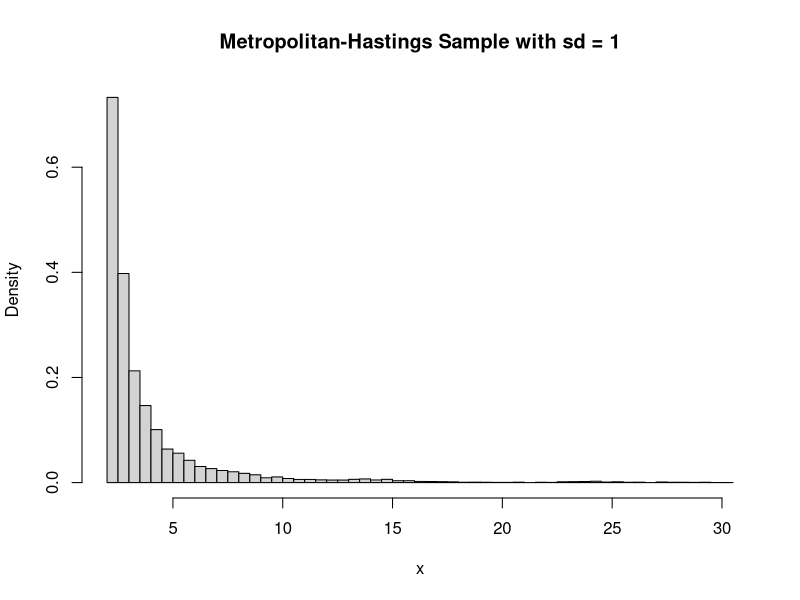
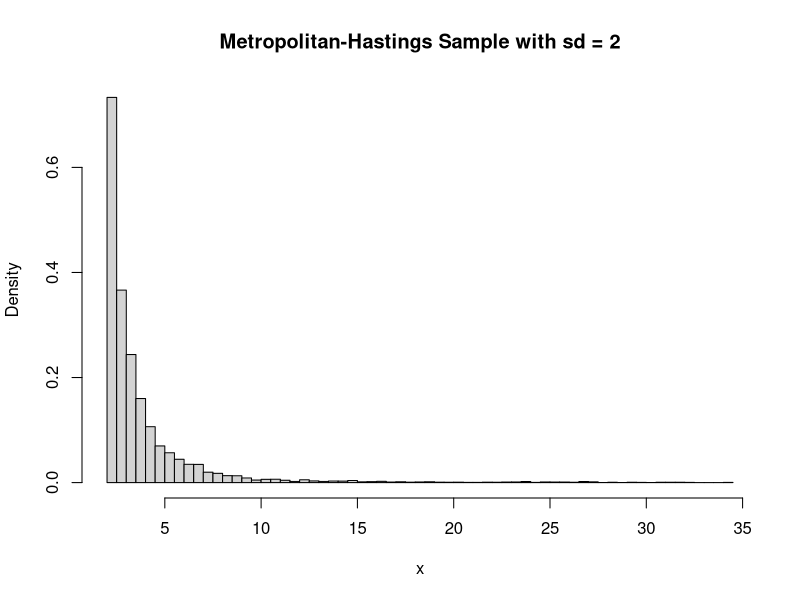
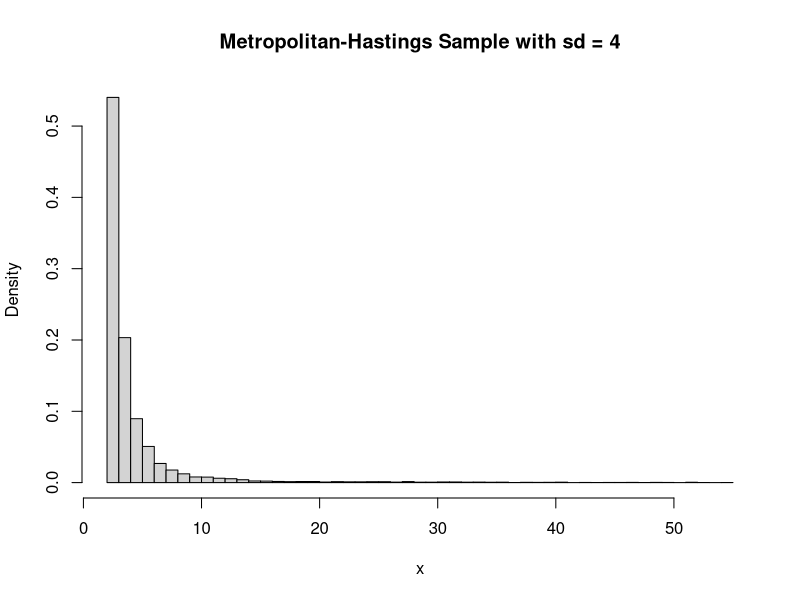

Write the R code that produced these figures, in order.
n = 10000

met_hastings = function(n, sd) {
  x = rep(0, n)
  acc = 0
  j = 1
  x[1] = 4
  
  while (j < n) {
    # Propose candidate from normal distribution
    x_cand = rnorm(1, mean = x[j], sd = sd)
    
    # Calculate acceptance probability
    acc_prob = 0
    if (x_cand > 2) {
      acc_prob = min(1, (x[j] / x_cand)^3)
    }
    
    # Decide whether to accept value 
    acc_or_not = rbinom(1, 1, acc_prob)
    
    if (acc_or_not == 1) {
      acc = acc + 1;
      j = j + 1;
      x[j] = x_cand
    }
    else {
      j = j + 1
      x[j] = x[j-1]
    }	
  }
  
  acc_probability = acc / n
  print(paste("Acceptance probability:", acc_probability))
  print(paste("Estimated mean:", mean(x)))
  hist(x, breaks = 75, probability = TRUE,
       main = paste("Metropolitan-Hastings Sample with sd =", sd))
}

met_hastings(n, 1)
met_hastings(n, 2)
met_hastings(n, 4)
